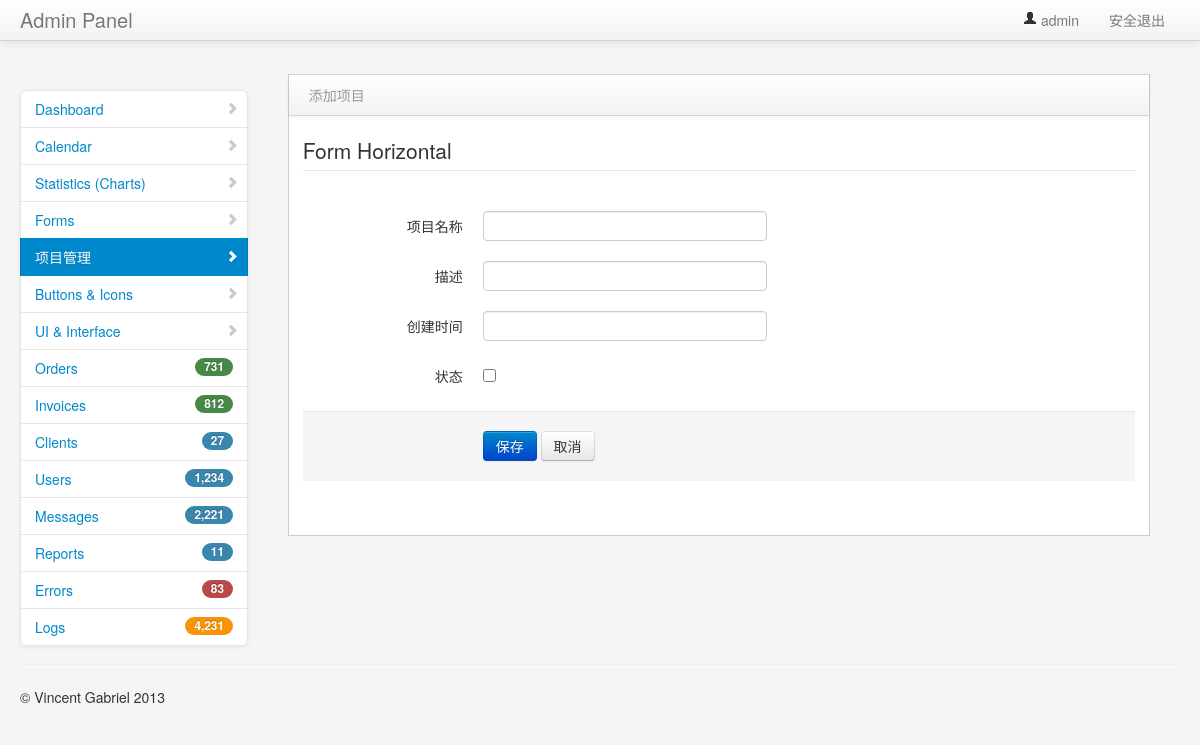
Before: /project_model/?id=1 (signed in) with the older database file.
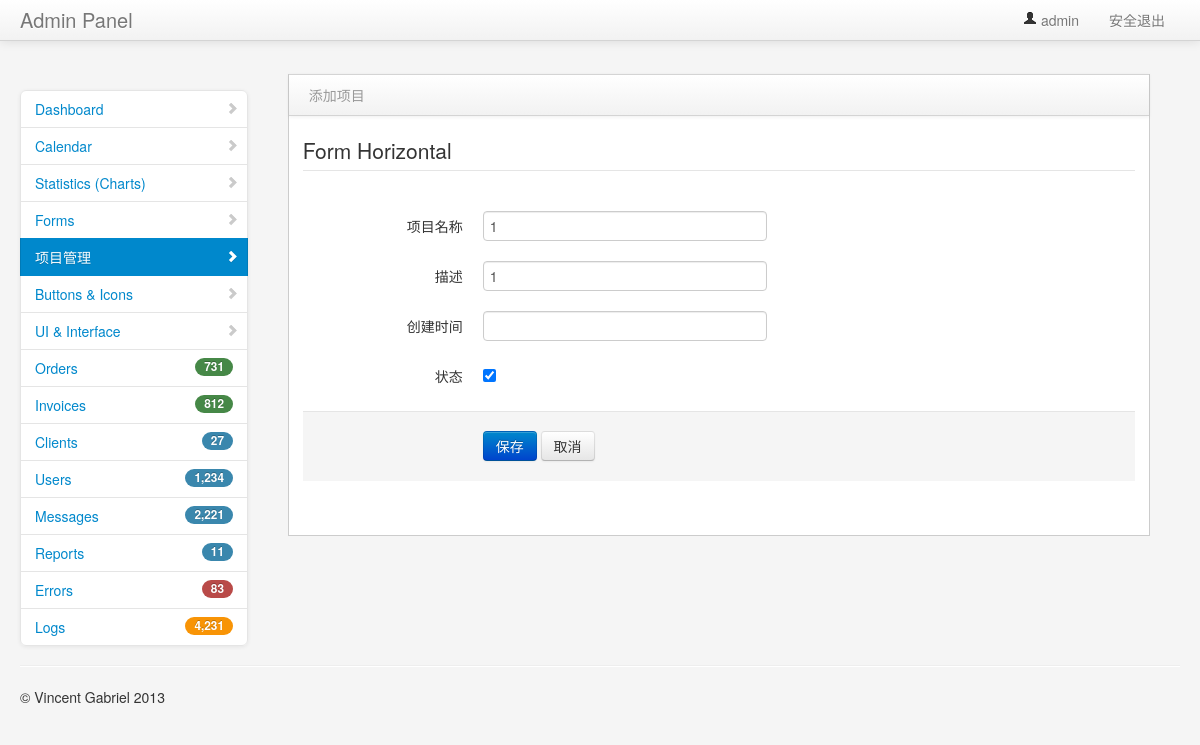
After: the same page with the newer database file.
### user_app/models.py (models this page shows, shortened)
class Project(models.Model):
    title = models.CharField(max_length=50)
    describe = models.TextField("描述",default="")
    status = models.BooleanField("状态",default=True)
    create_time = models.DateTimeField("创建时间",auto_now=True)

### user_app/views.py (the view)
# urls.py: path("project_model/", views.project_model),
@login_required
def project_model(request):
    id = request.GET.get('id')
    print(id)
    if id is not None:
        project_data = Project.objects.filter(id=id).first()
        return render(request, "project_model_edit.html",{"project_data":project_data})
    else:
        return render(request, "project_model_add.html")

### templates/project_model_edit.html (shortened to what this page needs)
{% extends "common/nav.html" %}
{% block context %}
<div class="block">
    <div class="navbar navbar-inner block-header">
        <div class="muted pull-left">添加项目</div>
    </div>
    <div class="block-content collapse in">
        <div class="span12">
            <form class="form-horizontal" action="/project_update/" method="post">
              <fieldset>
                <legend>Form Horizontal</legend>
                <div class="control-group">
                  <label class="control-label" for="focusedInput">项目名称</label>
                  <div class="controls">
                    <input class="input-xlarge focused" name="title" id="focusedInput" type="text" value={{project_data.title}}>
                  </div>
                </div>
                <div class="control-group">
                  <label class="control-label">描述</label>
                  <div class="controls">
                    <input class="input-xlarge focused" name="describe" id="describe" type="text" value="{{project_data.describe}}">
                  </div>
                </div>
                <div class="control-group">
                  <label class="control-label">创建时间</label>
                  <div class="controls">
                    <input type="text" class="input-xlarge datepicker" name="create_time" id="create_time" value="{{project_data.create_time |date:'Y-m-d H:i'}}">
                  </div>
                </div>
                <div class="control-group">
                  <label class="control-label" >状态</label>
                  <div class="controls">
                      {% if project_data.status == True %}
                        <input class="input-xlarge focused" name="status" type="checkbox" value="1" checked="checked">
                      {% else %}
                        <input class="input-xlarge focused" name="status" type="checkbox" value="0">
                      {% endif %}
                  </div>
                </div>
                <div class="form-actions">
                  <button type="submit" class="btn btn-primary">保存</button>
                  <button type="reset" class="btn">取消</button>
                </div>
              </fieldset>
            </form>
        </div>
    </div>
</div>
{% endblock context %}

Changed rows visible on the page:
added Project: title "1", describe "1"
Other visible differences:
form field status: (not shown) → "☑"
form field status: "☐" → (not shown)
